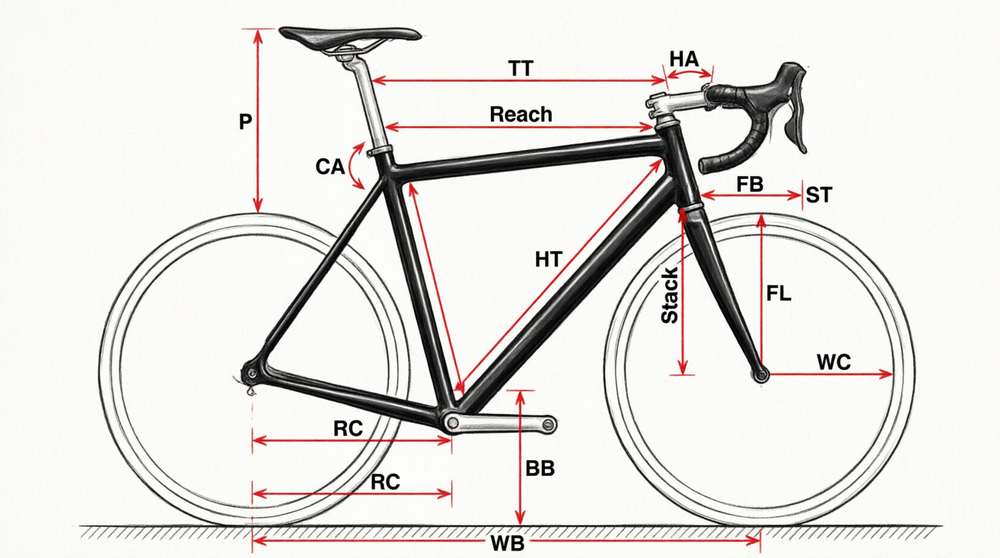
#> input picture bike-schema.png, 1000 x 558 px, shrunk from 1664 x 928 before the run, found by its file name
$ python grid-overlay.py
#> lines starting #> are read from the running program, lines starting #| are printed output that depends on the picture
"""Наложение координатной сетки на bike-schema.png для точной E2E-разметки."""
from PIL import Image, ImageDraw, ImageFont

SRC = "/home/z/my-project/public/bike-schema.png"
DST = "/home/z/my-project/scripts/grid-bike-schema.png"

im = Image.open(SRC).convert("RGB")
#> im is the input picture: PIL image 1000x558 RGB; mean R, G, B 229.7, 227.5, 225
W, H = im.size
#> W = 1000; H = 558
d = ImageDraw.Draw(im)
try:
    font = ImageFont.truetype("/usr/share/fonts/truetype/dejavu/DejaVuSans-Bold.ttf", 16)
except Exception:
    font = ImageFont.load_default()

STEP = 100
# Вертикальные линии
for x in range(0, W, STEP):
    color = (255, 0, 0) if x % 500 == 0 else (0, 160, 255)
    d.line([(x, 0), (x, H)], fill=color, width=2 if x % 500 == 0 else 1)
    d.text((x + 3, 3), str(x), fill=(255, 0, 0), font=font)
    d.text((x + 3, H - 22), str(x), fill=(255, 0, 0), font=font)
# Горизонтальные линии
for y in range(0, H, STEP):
    color = (255, 0, 0) if y % 500 == 0 else (0, 160, 255)
    d.line([(0, y), (W, y)], fill=color, width=2 if y % 500 == 0 else 1)
    d.text((3, y + 3), str(y), fill=(255, 0, 0), font=font)
    d.text((W - 60, y + 3), str(y), fill=(255, 0, 0), font=font)

im.save(DST)
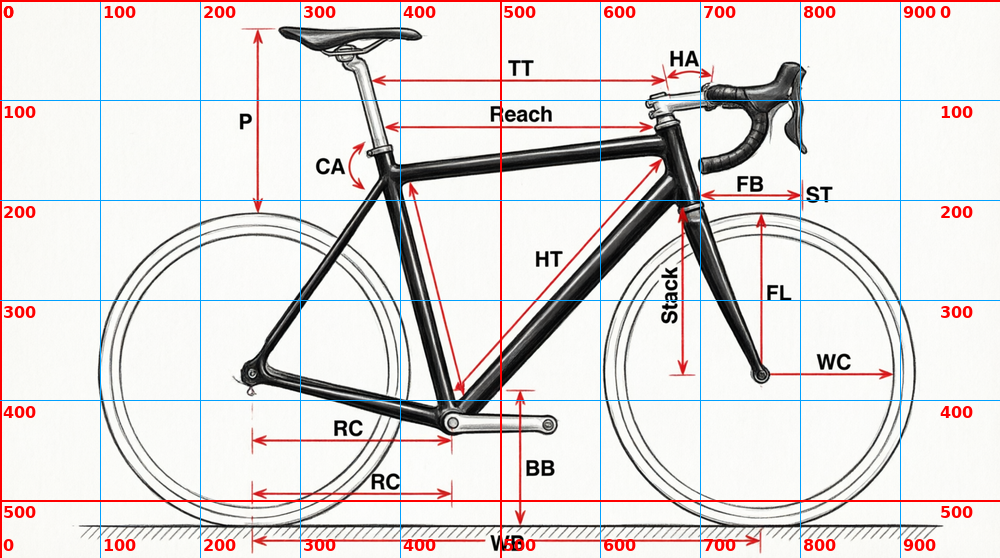
#> saved as grid-bike-schema.png: PIL image 1000x558 RGB; mean R, G, B 226.6, 221.4, 220.3
print(f"saved {DST} size={im.size}")
#| saved /home/z/my-project/scripts/grid-bike-schema.png size=(1000, 558)
